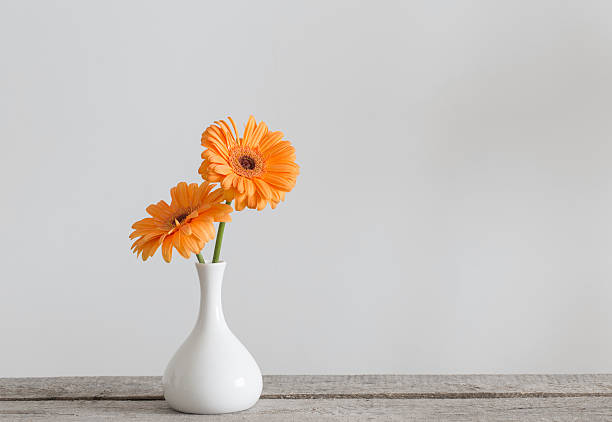
#> input picture images/cicek.jpg, 612 x 422 px, found by its file name
$ python vs5.py
#> lines starting #> are read from the running program, lines starting #| are printed output that depends on the picture
##########################################################
# Renk   dönüşümü
import cv2
import matplotlib.pyplot as plt

I=cv2.imread(r"images/cicek.jpg",1)
#> I is the input picture: shape (422, 612, 3); mean B, G, R 194.2, 198.1, 203
#           GRİ RENGE ÇEVİRME
I2=cv2.cvtColor(I,cv2.COLOR_BGR2GRAY)
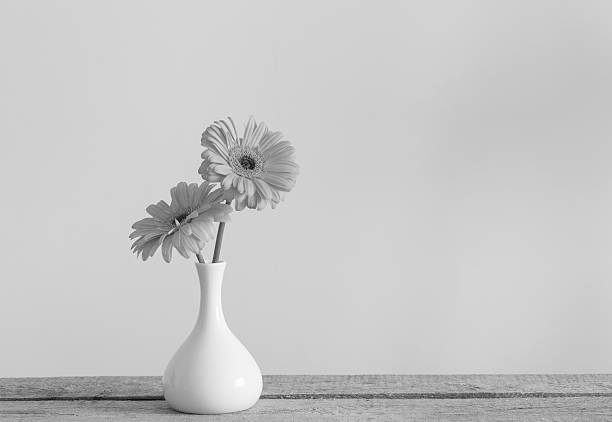
#> I2: shape (422, 612); min 2, max 255, mean 199.1
cv2.imshow('image Gray',I2)
cv2.waitKey(0)
cv2.destroyAllWindows()

plt.imshow(I2)
plt.show()

#BGR OLAN RESMİ RGB HALE ÇEVİRME
I2=cv2.cvtColor(I,cv2.COLOR_BGR2RGB)
#> I2: shape (422, 612, 3)
cv2.imshow('image Gray',I2)
cv2.waitKey(0)
cv2.destroyAllWindows()

plt.imshow(I2)
plt.show()

#   HSV RENK DÖNÜŞÜMÜ
I2=cv2.cvtColor(I,cv2.COLOR_BGR2HSV)
#> I2: shape (422, 612, 3); mean H, S, V 43.1, 13.9, 204.2
cv2.imshow('image Gray',I2)
cv2.waitKey(0)
cv2.destroyAllWindows()

plt.imshow(I2)
plt.show()

# Resmi kaydet
cv2.imwrite(r"createimg/peppers_new1.tif", I2)
